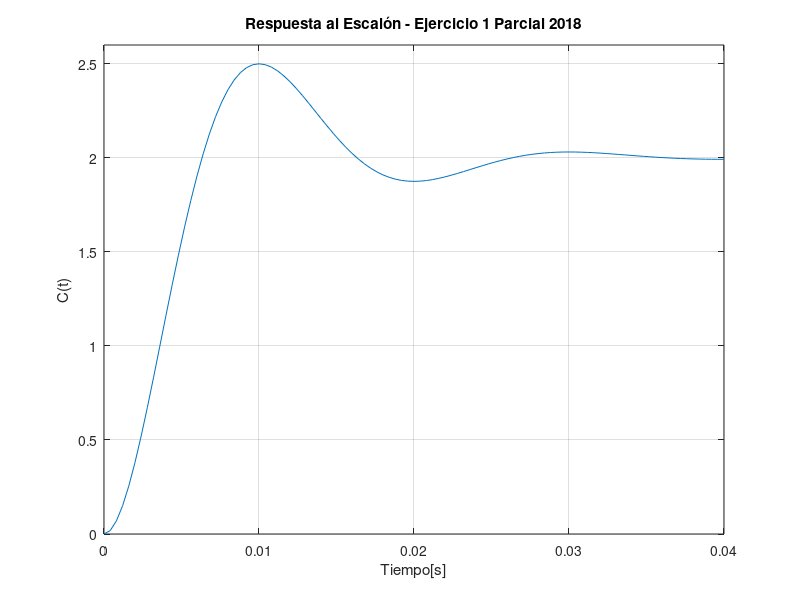

This figure's MATLAB source:
clear all; close all; clc

pkg load control

s=tf("s");

U=1;
Yss=2;
Ymax=2.5;
tp = 0.01;


K=Yss/U;
Mp=(Ymax-Yss)/Yss;
cita = sqrt(log(Mp)^2 / (log(Mp)^2 + pi^2));
wn = pi / (tp * sqrt(1 - cita^2));
num=K*(wn^2);
dem=[1 2*cita*wn wn^2];

disp("Funcion de Transferencia");
G=tf(num , dem)
disp("Polos:");
pole(G)
disp("Ganancia:");
dcgain(G)


figure(1);
step(G,0.04);
grid on;
title('Respuesta al Escalón - Ejercicio 1 Parcial 2018');
xlabel("Tiempo[s]")
ylabel("C(t)")
ylim([0 2.6])
